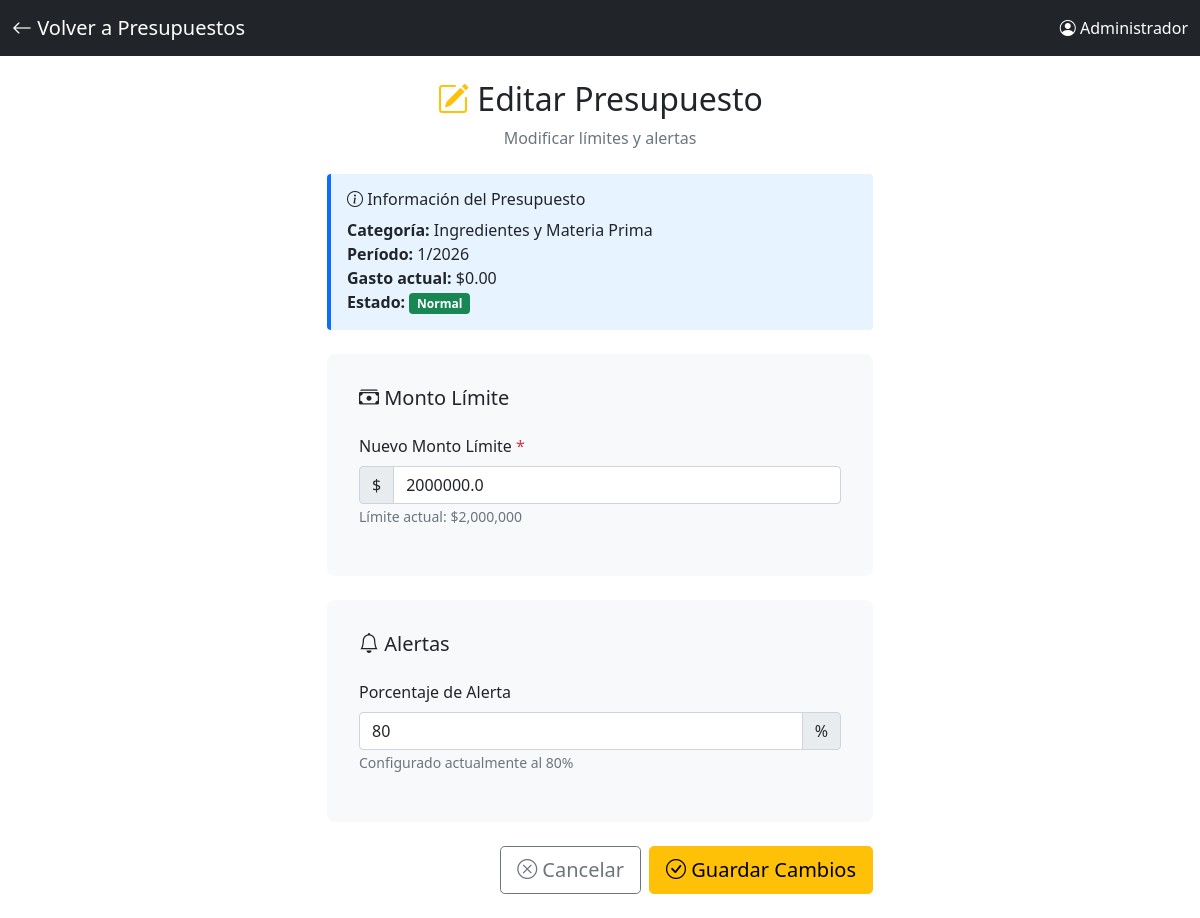
/presupuesto/editar/1 (signed in), run on the app's committed database.
### app.py (models this page shows, shortened)
class Usuario(UserMixin, db.Model):
    id = db.Column(db.Integer, primary_key=True)
    username = db.Column(db.String(80), unique=True, nullable=False)
    password_hash = db.Column(db.String(200), nullable=False)
    nombre = db.Column(db.String(100), nullable=False)
    rol = db.Column(db.String(20), default='mesero')  # mesero, cocina, admin

class CategoriaGasto(db.Model):
    id = db.Column(db.Integer, primary_key=True)
    nombre = db.Column(db.String(100), nullable=False)
    descripcion = db.Column(db.Text)
    color = db.Column(db.String(7), default='#6c757d')  # Color hex para visualización
    activa = db.Column(db.Boolean, default=True)
    gastos = db.relationship('Gasto', backref='categoria', lazy='select')

class Presupuesto(db.Model):
    id = db.Column(db.Integer, primary_key=True)
    categoria_id = db.Column(db.Integer, db.ForeignKey('categoria_gasto.id'), nullable=False)
    monto_limite = db.Column(db.Float, nullable=False)  # Límite de gasto
    periodo = db.Column(db.String(20), default='mensual')  # mensual, semanal, anual
    mes = db.Column(db.Integer, nullable=True)  # 1-12 para identificar el mes
    anio = db.Column(db.Integer, nullable=True)  # 2026, 2027, etc.
    activo = db.Column(db.Boolean, default=True)
    fecha_creacion = db.Column(db.DateTime, default=datetime.now)
    alerta_porcentaje = db.Column(db.Integer, default=80)  # Alertar al 80%
    categoria = db.relationship('CategoriaGasto', backref='presupuestos')
    @property
    def gasto_actual(self):
        from datetime import date
        if self.periodo == 'mensual' and self.mes and self.anio:
            fecha_inicio = date(self.anio, self.mes, 1)
            if self.mes == 12:
                fecha_fin = date(self.anio + 1, 1, 1)
            else:
                fecha_fin = date(self.anio, self.mes + 1, 1)
            total = db.session.query(
                db.func.sum(Gasto.monto)
            ).filter(
                Gasto.categoria_id == self.categoria_id,
                Gasto.fecha >= fecha_inicio,
                Gasto.fecha < fecha_fin
            ).scalar() or 0
            return float(total)
        return 0
    @property
    def porcentaje_usado(self):
        if self.monto_limite > 0:
            return (self.gasto_actual / self.monto_limite) * 100
        return 0
    @property
    def estado(self):
        porcentaje = self.porcentaje_usado
        if porcentaje >= 100:
            return 'excedido'
        elif porcentaje >= self.alerta_porcentaje:
            return 'alerta'
        else:
            return 'normal'

### app.py (the view)
@app.route("/presupuesto/editar/<int:presupuesto_id>", methods=["GET", "POST"])
@login_required
def editar_presupuesto(presupuesto_id):
    if current_user.rol != 'admin':
        flash('Solo administradores pueden editar presupuestos', 'error')
        return redirect(url_for('dashboard'))
    presupuesto = Presupuesto.query.get_or_404(presupuesto_id)
    if request.method == "POST":
        presupuesto.monto_limite = request.form.get("monto_limite", type=float)
        presupuesto.alerta_porcentaje = request.form.get("alerta_porcentaje", type=int)
        db.session.commit()
        flash('Presupuesto actualizado', 'success')
        return redirect(url_for('lista_presupuestos'))
    return render_template("presupuestos/editar_presupuesto.html",
                         presupuesto=presupuesto)

### app.py (called while the page is built)
@login_manager.user_loader
def load_user(user_id):
    return Usuario.query.get(int(user_id))

### templates/presupuestos/editar_presupuesto.html (shortened to what this page needs)
<!DOCTYPE html>
<html lang="es">
<head>
    <link href="https://cdn.jsdelivr.net/npm/bootstrap@5.1.3/dist/css/bootstrap.min.css" rel="stylesheet">
    <link rel="stylesheet" href="https://cdn.jsdelivr.net/npm/bootstrap-icons@1.7.2/font/bootstrap-icons.css">
</head>
<body>
    <nav class="navbar navbar-dark bg-dark">
        <div class="container-fluid">
            <a class="navbar-brand" href="{{ url_for('lista_presupuestos') }}">
                <i class="bi bi-arrow-left"></i> Volver a Presupuestos
            </a>
            <span class="navbar-text text-white">
                <i class="bi bi-person-circle"></i> {{ current_user.nombre }}
            </span>
        </div>
    </nav>
    <div class="container py-4">
        <div class="row">
            <div class="col-lg-6 mx-auto">
                <div class="text-center mb-4">
                    <h2><i class="bi bi-pencil-square text-warning"></i> Editar Presupuesto</h2>
                    <p class="text-muted">Modificar límites y alertas</p>
                </div>
                <div class="info-box mb-4">
                    <h6><i class="bi bi-info-circle"></i> Información del Presupuesto</h6>
                    <strong>Categoría:</strong> {{ presupuesto.categoria.nombre }}<br>
                    <strong>Período:</strong> {{ presupuesto.mes }}/{{ presupuesto.anio }}<br>
                    <strong>Gasto actual:</strong> ${{ "{:,.2f}".format(presupuesto.gasto_actual) }}<br>
                    <strong>Estado:</strong>
                    {% if presupuesto.estado == 'excedido' %}
                    <span class="badge bg-danger">Excedido</span>
                    {% elif presupuesto.estado == 'alerta' %}
                    <span class="badge bg-warning text-dark">Alerta</span>
                    {% else %}
                    <span class="badge bg-success">Normal</span>
                    {% endif %}
                </div>
                <form method="POST" action="{{ url_for('editar_presupuesto', presupuesto_id=presupuesto.id) }}">
                    <div class="form-section">
                        <h5 class="mb-4">
                            <i class="bi bi-cash-stack"></i> Monto Límite
                        </h5>
                        <div class="mb-3">
                            <label class="form-label">
                                Nuevo Monto Límite <span class="text-danger">*</span>
                            </label>
                            <div class="input-group">
                                <span class="input-group-text">$</span>
                                <input type="number"
                                       name="monto_limite"
                                       class="form-control"
                                       step="1000"
                                       min="0"
                                       value="{{ presupuesto.monto_limite }}"
                                       required>
                            </div>
                            <small class="form-text text-muted">
                                Límite actual: ${{ "{:,.0f}".format(presupuesto.monto_limite) }}
                            </small>
                        </div>
                    </div>
                    <div class="form-section">
                        <h5 class="mb-4">
                            <i class="bi bi-bell"></i> Alertas
                        </h5>
                        <div class="mb-3">
                            <label class="form-label">
                                Porcentaje de Alerta
                            </label>
                            <div class="input-group">
                                <input type="number"
                                       name="alerta_porcentaje"
                                       class="form-control"
                                       value="{{ presupuesto.alerta_porcentaje }}"
                                       min="50"
                                       max="95"
                                       step="5"
                                       required>
                                <span class="input-group-text">%</span>
                            </div>
                            <small class="form-text text-muted">
                                Configurado actualmente al {{ presupuesto.alerta_porcentaje }}%
                            </small>
                        </div>
                    </div>
                    <div class="d-grid gap-2 d-md-flex justify-content-md-end">
                        <a href="{{ url_for('lista_presupuestos') }}" class="btn btn-outline-secondary btn-lg">
                            <i class="bi bi-x-circle"></i> Cancelar
                        </a>
                        <button type="submit" class="btn btn-warning btn-lg">
                            <i class="bi bi-check-circle"></i> Guardar Cambios
                        </button>
                    </div>
                </form>
            </div>
        </div>
    </div>
</body>
</html>

### templates/presupuestos/editar_presupuesto.html (style rules this page uses)
.form-section { background: #f8f9fa; border-radius: 8px; padding: 2rem; margin-bottom: 1.5rem; }
.info-box { background: #e7f3ff; border-left: 4px solid #0d6efd; padding: 1rem; border-radius: 4px; }

### data on the page
Usuario: nombre "Administrador"
CategoriaGasto: categoria.nombre "Ingredientes y Materia Prima"
Presupuesto: mes "1", anio "2026", gasto_actual "0.00", monto_limite "2000000.0", monto_limite "2,000,000", alerta_porcentaje "80"
